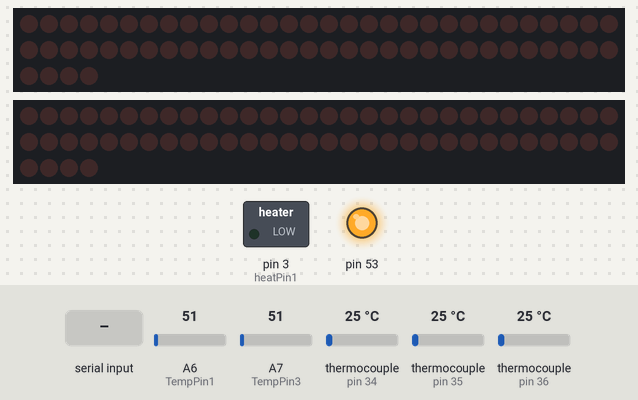
This program was run on a simulated Arduino Mega 2560, built with avr-gcc and run on an emulated ATmega2560. Shown: 2 × 64 shift-register outputs drawn as a row of LEDs (first output left, lit = HIGH), switched loads named in the program (green lamp = pin HIGH), output pins drawn as LEDs (lit = HIGH). Wiring (inferred from the names in the program): 3 × MAX31855 thermocouple converter: CS pin 36 / CS pin 34 / CS pin 35; 2 × 8 × shift register (74HC595): latch pin 4 / latch pin 5. Wiring (inferred from the signals the program sends): 2 × row of LEDs: on Q0, Q1, Q2, Q3, Q4, Q5, Q6, Q7, Q8, Q9, Q10, Q11, Q12, Q13, Q14, Q15, Q16, Q17, Q18, Q19, Q20, Q21, Q22, Q23, Q24, Q25, Q26, Q27, Q28, Q29, Q30, Q31, Q32, Q33, Q34, Q35, Q36, Q37, Q38, Q39, Q40, Q41, Q42, Q43, Q44, Q45, Q46, Q47, Q48, Q49, Q50, Q51, Q52, Q53, Q54, Q55, Q56, Q57, Q58, Q59, Q60, Q61, Q62, Q63 / on Q0, Q1, Q2, Q3, Q4, Q5, Q6, Q7, Q8, Q9, Q10, Q11, Q12, Q13, Q14, Q15, Q16, Q17, Q18, Q19, Q20, Q21, Q22, Q23, Q24, Q25, Q26, Q27, Q28, Q29, Q30, Q31, Q32, Q33, Q34, Q35, Q36, Q37, Q38, Q39, Q40, Q41, Q42, Q43, Q44, Q45, Q46, Q47, Q48, Q49, Q50, Q51, Q52, Q53, Q54, Q55, Q56, Q57, Q58, Q59, Q60, Q61, Q62, Q63. Dashed ring = blinking. The test bench sets the inputs (shaded band); at power-on: A6 (TempPin1) = 51, A7 (TempPin3) = 51, thermocouple (sensors on pin 36, pin 34, pin 35) 25 °C. Pins used as bus, display or sensor lines are not drawn; what the program prints to the serial monitor is not drawn.

Above: at 1.2 s.
1.3 s: "H90\n" received over Serial
At 2.17 s:
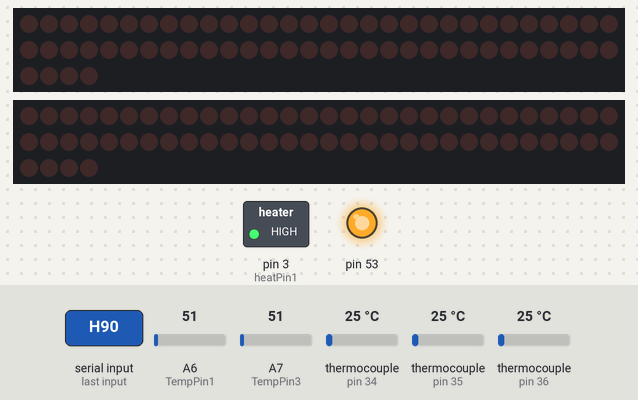
4.3 s: A6 (TempPin1) set to 57
At 4.3 s:
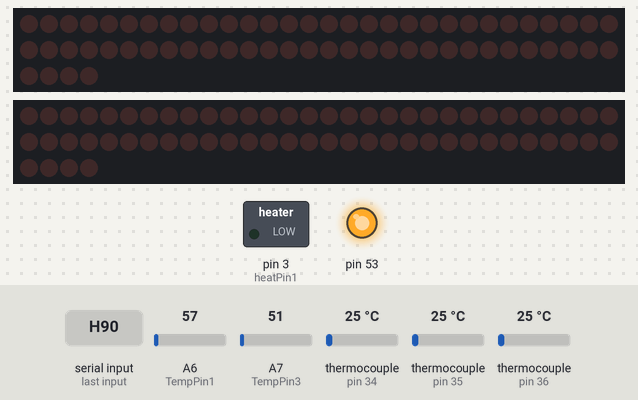
7.3 s: A7 (TempPin3) set to 57
14.8 s: thermocouple (sensor on pin 36) set to 94 °C
17.8 s: thermocouple (sensor on pin 36) set to 105 °C
Timing chart, 0 to 20.8 s (numbered marks = the images above; inputs shaded):
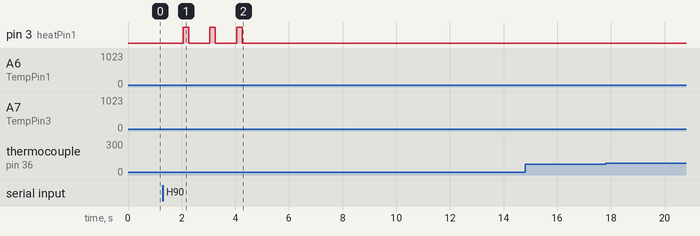

The program:

main.cpp
```cpp
#include <Definitions.h>
#include <Thermocouples.h>
#include <Heaters.h>
#include <PlateSensors.h>

Thermocouples thermocouples;
Heaters heaters;
PlateSensors plateSensors;

float* plateTemps;
TC_Data* deviceTemps;
volatile unsigned long lastReadTime = 0;
volatile unsigned long comTime = 100;
volatile unsigned long lastComTime = 50;
volatile unsigned long readTime = 0;
volatile boolean boolArray[100];
volatile float realArray[100];
String textArray[100];
volatile boolean limitArray[10];

void(*resetFunc) (void) = 0; //declare reset function @ address 0

void readInputs();
void sendComs_v2();
void serialEvent();

void setup(){
  Serial.begin(38400);
  thermocouples.Init();
  plateSensors.Init();
  heaters.Init();
  for(int i=0;i<100;i++){
    realArray[i]=0;
  }

  for(int i=0;i<100;i++){
    boolArray[i]=0;
  }

}

void loop(){
  readInputs();
  heaters.SetDutyCycle(plateSensors.GetTemp(0),plateSensors.GetTemp(1),plateSensors.GetTemp(2));
  heaters.SetOutputs();
  sendComs_v2();
}

void readInputs(){
  	if (millis() >= (lastReadTime + readTime)) {
        lastReadTime = lastReadTime + readTime;
        plateSensors.Read();
        thermocouples.Read();
        boolArray[0] = false;
        boolArray[1] = digitalRead(heatPin1);
        boolArray[2] = digitalRead(heatPin2);
        boolArray[3] = digitalRead(heatPin3);
        boolArray[4] = false;

        deviceTemps=thermocouples.GetAllTemp();
        realArray[0] = (*(deviceTemps+0)).Temperature;
        realArray[1] = (*(deviceTemps+1)).Temperature;//T2
        realArray[2] = (*(deviceTemps+2)).Temperature;//T1
        realArray[3] = (*(deviceTemps+3)).Temperature;;//T3
        realArray[4] = 0;
        realArray[5] = 0;
        realArray[6]=plateSensors.GetTemp(0);
        realArray[7]=plateSensors.GetTemp(1);
        realArray[8]=plateSensors.GetTemp(2);
        //plateTemps=plateSensors.GetAllTemp();
        //realArray[6] = *(plateTemps+0); //T1
        //realArray[7] = *(plateTemps+1); //T3
        //realArray[8] = *(plateTemps+2); //T2
        realArray[10] = heaters.GetSetpoint();
        realArray[11] = 0;
    }
}

void sendComs_v2() {
	if (millis() >= (lastComTime + comTime)) {
		lastComTime = lastComTime + comTime;
    String buffer = "";
    for (int x = 0; x <= 12; x++) {
      buffer += "[R" + (String)x + "]{" + (String)realArray[x] + "}";
    }
    for (int x = 0; x <= 4; x++) {
      buffer += "[B" + (String)x + "]{" + (String)boolArray[x] + "}";
    }
    Serial.println(buffer);
  }

	/*if (millis() >= (lastEEpromTime + eepromDelay)) {
		lastEEpromTime = millis();
		runningTest.elapsed = burnInTimeMillis;
		runningTest.is150 = is150on;
		runningTest.running = boolArray[0];
		EEPROM_write(0, runningTest);
	}*/
}

void serialEvent() {
	byte inByte1 = 0;
	word buff = 0;
	while (Serial.available()) {
		inByte1 = (byte)Serial.read();
   if ((char)inByte1 == 'R') {
			Serial.println("[T]{Resetting Device}");
			delay(1000);
			resetFunc();
		}else if (((char)inByte1 == 'H')) {
      if(!heaters.Running()){
        heaters.StartHeating();
        Serial.println("[T]{Setting Temperature to " + String(heaters.GetSetpoint()) + "}");
      }else{
        heaters.StopHeating();
        Serial.println("[T]{Setting Temperature to 0}");
      }
		} else if(((char)inByte1=='U')){
        int th = ((char)Serial.read()) - '0';         //2
        int tt = ((char)Serial.read()) - '0';		  //3
        int to = ((char)Serial.read()) - '0';		  //4
        int newTemp= (th * 100) + (tt * 10) + to;
        heaters.ChangeSetPoint(newTemp);
        Serial.println("[T]{SetPoint Changed to " + String(newTemp) + "}");
    }
	}
}
```

Definitions.h
```cpp
#pragma once
#include <Arduino.h>
#include <EEPROM.h>
#include <SPI.h>
#include "PlayingWithFusion_MAX31855_Wcorr.h"
#include "PlayingWithFusion_MAX31855_STRUCT_corr.h"
#include "avr/pgmspace.h"

#define ExternalFactor (double)0.25
#define InternalFactor (double)0.0625


#define CS0_PIN (int8_t)33 //T4
#define CS1_PIN (int8_t)34 //T2
#define CS2_PIN (int8_t)35 //T1
#define CS3_PIN (int8_t)36 //T3
#define K_type 1

#define outputPeriod 1000
#define HeaterCount 3
#define heatPin1 3
#define heatPin2 4
#define heatPin3 5
#define led150Pin 6
#define TempPin1 A6
#define TempPin2 A8
#define TempPin3 A7
#define tempHLimit 100
#define tempLLimit 0
#define tempDeviation 10  //% error allowed
#define tempOffset (0)
#define Kp 20
#define Ki 0.1
#define Kd 0
#define maxDuty 100
#define hiDuty 98
#define lowDuty 2
#define readDelay 0
#define dutyTime 500
#define runTime 50

template <class T> int EEPROM_write(int addr, const T& value) {
    const byte* p = (const byte*)(const void*)&value;
    int newAddr;
    for (newAddr = 0; newAddr < sizeof(value); newAddr++) {
        EEPROM.write(addr++, *p++);
    }
    return newAddr;
}//End write any value/type

template <class T> int EEPROM_read(int addr, T& value) {
    byte* p = (byte*)(void*)&value;
    int newAddr;
    for (newAddr = 0; newAddr < sizeof(value); newAddr++)
        *p++ = EEPROM.read(addr++);
    return newAddr;
}//End read any value/type
```

Heaters.h
```cpp
#pragma once
#include <Definitions.h>


class Heaters{
public:
    Heaters(){}
    Heaters(const int& setPoint);
    void ChangeSetPoint(const int& setPoint);
    int GetSetpoint();
    void StartHeating();
    void StopHeating();
    void SetDutyCycle(const int &t1,const int &t2,const int &t3);
    void SetOutputs();
    bool Running();
    void Init();
private:
    volatile float tempSP = 0;
    volatile float tempSetpoint = 25;
    volatile unsigned long lastDutyTime = 525;
    volatile unsigned long lastRunTime = 50;
    volatile unsigned long lastOutputTime = 50;
    bool running=false;

    volatile int heaterDuty1 = 100;
    volatile float Duty1 = 100.0;
    volatile float pTerm1 = 0.0;
    volatile float err1 = 0.0;
    volatile float iTerm1 = 0.0;
    volatile float dTerm1 = 0.0;
    volatile float lastErr1 = 0.0;
    volatile int heaterDuty2 = 100;
    volatile float Duty2 = 100.0;
    volatile float pTerm2 = 0.0;
    volatile float err2 = 0.0;
    volatile float iTerm2 = 0.0;
    volatile float dTerm2 = 0.0;
    volatile float lastErr2 = 0.0;
    volatile int heaterDuty3 = 100;
    volatile float Duty3 = 100.0;
    volatile float pTerm3 = 0.0;
    volatile float err3 = 0.0;
    volatile float iTerm3 = 0.0;
    volatile float dTerm3 = 0.0;
    volatile float lastErr3 = 0.0;
    volatile float Temp1 = tempSP;
    volatile float Temp2 = tempSP;
    volatile float Temp3 = tempSP;
    volatile boolean tempsOK = false;
    volatile boolean firstRun = true;


};
```

PlateSensors.h
```cpp
#pragma once
#include <Definitions.h>

class PlateSensors{
public:
    PlateSensors();
    void Init();
    void Read();
    float GetTemp(const int &temp);
    float* GetAllTemp();
private:
    volatile float fWeight=0.1;
    float temperatures[3]={0,0,0};
    uint8_t tempPins[3]={A6,A8,A7};
    volatile float tempSP = 0;
    volatile float TempSetPoint;
    volatile float aValue=1024;
};
```

PlayingWithFusion_MAX31855_STRUCT_corr.h
```cpp
// (licence header left out)
#ifndef PWF_MAX31855_STRUCT_H
#define PWF_MAX31855_STRUCT_H

#include "avr/pgmspace.h"

struct var_max31855{
    int16_t  value;			// TC temperature, 0.25 dec C/bit w/ sign
    int16_t  ref_jcn_temp;	// temp of chip ref jcn, 0.0625 deg C/bit +sign
    uint8_t  status;		// TC status - valid/invalid + fault reason
	uint8_t  tc_type;		// Thermocouple type... 0=unk, 1=K, 2=J, 3=T
	float    Tcorr;			// Corrected TC temperature, based in NIST tables
};


#endif /* PWF_MAX31855_STRUCT_H */
```

PlayingWithFusion_MAX31855_Wcorr.h
```cpp
// (licence header left out)
#ifndef PWF_MAX31855_1_h
#define PWF_MAX31855_1_h

#include "Arduino.h"			// use "WProgram.h" for IDE <1.0
#include "avr/pgmspace.h"
#include "util/delay.h"
#include "stdlib.h"
#include "PlayingWithFusion_MAX31855_STRUCT_corr.h"
#include "SPI.h"

class PWFusion_MAX31855_TC
{
 public:
  PWFusion_MAX31855_TC(int8_t CSx);
  PWFusion_MAX31855_TC();
  void SPIbus_Init(void);
  void MAX31855_update(struct var_max31855 *tc_ptr);
  float TCcorrection(uint8_t tc_type, int16_t _tc_value, int16_t _ref_jct_tmp);

 private:
  int8_t _cs;
  uint32_t spiread_32bits(void);
};

#endif
```

Thermocouple.h
```cpp
#pragma once
#include <Definitions.h>


struct TC_Data{
    float Temperature;
    float ReferenceTemp;
    String Status;
    TC_Data(){
        this->Temperature=0;
        this->ReferenceTemp=0;
        this->Status="";
    }

    TC_Data& operator=(const TC_Data &rhs){
        this->Temperature=rhs.Temperature;
        this->ReferenceTemp=rhs.ReferenceTemp;
        this->Status=rhs.Status;
        return *this;
    }
};

class Thermocouple{
public:
    Thermocouple(){};
    Thermocouple(int8_t tc);
    void Init();
    const TC_Data& Read();
    const TC_Data& GetTemp();
private:
    TC_Data data;
    struct var_max31855 TC_CH;
    struct var_max31855 *ptr;
    PWFusion_MAX31855_TC  thermocouple;
};
```

Thermocouples.h
```cpp
#pragma once
#include <Definitions.h>
#include <Thermocouple.h>


#define ExternalFactor (double)0.25
#define InternalFactor (double)0.0625
#define K_type 1

class Thermocouples{
public:
    Thermocouples(){}
    void Init();
    void Read();
    const TC_Data& GetTemp(int tc);
    TC_Data* GetAllTemp();
private:
    Thermocouple thermocouples[4];
    TC_Data data[4];
};
```

Heaters.cpp
```cpp
#include <Heaters.h>

Heaters::Heaters(const int &setPoint){
	this->tempSetpoint=setPoint;
	this->tempSP=0;
}

bool Heaters::Running(){
	return this->running;
}

int Heaters::GetSetpoint(){
	return (int)this->tempSetpoint;
}

void Heaters::ChangeSetPoint(const int &setPoint){
	this->tempSetpoint=setPoint;
}

void Heaters::StartHeating(){
	this->tempSP=this->tempSetpoint;
	this->running=true;
}

void Heaters::StopHeating(){
	this->tempSP=0;
	this->running=false;
}

void Heaters::Init(){
    pinMode(heatPin1, OUTPUT);  digitalWrite(heatPin1, LOW);
	pinMode(heatPin2, OUTPUT);  digitalWrite(heatPin2, LOW);
	pinMode(heatPin3, OUTPUT);  digitalWrite(heatPin3, LOW);
	this->tempSP=0;
	this->heaterDuty1 = 100;
	this->Duty1 = 100.0;
	this->pTerm1 = 0.0;
	this->err1 = 0.0;
	this->iTerm1 = 0.0;
	this->dTerm1 = 0.0;
	this->lastErr1 = 0.0;
	this->heaterDuty2 = 100;
	this->Duty2 = 100.0;
	this->pTerm2 = 0.0;
	this->err2 = 0.0;
	this->iTerm2 = 0.0;
	this->dTerm2 = 0.0;
	this->lastErr2 = 0.0;
	this->heaterDuty3 = 100;
	this->Duty3 = 100.0;
	this->pTerm3 = 0.0;
	this->err3 = 0.0;
	this->iTerm3 = 0.0;
	this->dTerm3 = 0.0;
	this->lastErr3 = 0.0;
}

void Heaters::SetDutyCycle(const int &t1,const int &t2,const int &t3){
	this->Temp1=t1;
	this->Temp2=t2;
	this->Temp3=t3;

	if (firstRun) {
		lastErr1 = err1;
		err1 = tempSP - Temp1;
		lastErr2 = err2;
		err2 = tempSP - Temp2;
		lastErr3 = err3;
		err3 = tempSP - Temp3;
		firstRun = false;
	}
	if (millis() >= (lastDutyTime + dutyTime)) {
		lastDutyTime = lastDutyTime + dutyTime;
		lastErr1 = err1;
		err1 = tempSP - Temp1;

		lastErr2 = err2;
		err2 = tempSP - Temp2;
		lastErr3 = err3;
		err3 = tempSP - Temp3;
		if ((abs(err1) * 100 / tempSetpoint < tempDeviation) && (abs(err2) * 100 / tempSetpoint < tempDeviation) && (abs(err3) * 100 / tempSetpoint < tempDeviation)) {
			tempsOK = true;
		} else {
			tempsOK = false;
		}

		iTerm1 = iTerm1 + err1 * Ki; if (iTerm1 > 100.0) {
			iTerm1 = 100.0;
		} else if (iTerm1 < 0) {
			iTerm1 = 0;
		}
		iTerm2 = iTerm2 + err2 * Ki; if (iTerm2 > 100.0) {
			iTerm2 = 100.0;
		} else if (iTerm2 < 0) {
			iTerm2 = 0;
		}
		iTerm3 = iTerm3 + err3 * Ki; if (iTerm3 > 100.0) {
			iTerm3 = 100.0;
		} else if (iTerm3 < 0) {
			iTerm3 = 0;
		}
		pTerm1 = Kp * err1; pTerm2 = Kp * err2; pTerm3 = Kp * err3;
		dTerm1 = dTerm1 + ((Kd * (err1 - lastErr1)) - dTerm1) * 0.05;
		dTerm2 = dTerm2 + ((Kd * (err2 - lastErr2)) - dTerm2) * 0.05;
		dTerm3 = dTerm3 + ((Kd * (err3 - lastErr3)) - dTerm3) * 0.05;
		Duty1 = pTerm1 + iTerm1 + dTerm1; if (Duty1 > 100.0) {
			Duty1 = 100.0;
		} else if (Duty1 < 0.0) {
			Duty1 = 0.0;
		}
		Duty2 = pTerm2 + iTerm2 + dTerm2; if (Duty2 > 100.0) {
			Duty2 = 100.0;
		} else if (Duty2 < 0.0) {
			Duty2 = 0.0;
		}
		Duty3 = pTerm3 + iTerm3 + dTerm3; if (Duty3 > 100.0) {
			Duty3 = 100.0;
		} else if (Duty3 < 0.0) {
			Duty3 = 0.0;
		}

		if (Temp1 > tempHLimit) {
			heaterDuty1 = 0;
		} else if (Temp1 < tempLLimit) {
			heaterDuty1 = maxDuty;
		} else if (Temp1 < tempHLimit) {
			heaterDuty1 = (int(Duty1) * maxDuty) / 100;
			if ((heaterDuty1 > hiDuty) || (heaterDuty1 > maxDuty)) {
				heaterDuty1 = maxDuty;
			} else if (heaterDuty1 < lowDuty) {
				heaterDuty1 = 0;
			}
		}
		if (Temp2 > tempHLimit) {
			heaterDuty2 = 0;
		} else if (Temp2 < tempLLimit) {
			heaterDuty2 = maxDuty;
		} else if (Temp2 < tempHLimit) {
			heaterDuty2 = (int(Duty2) * maxDuty) / 100;
			if ((heaterDuty1 > hiDuty) || (heaterDuty2 > maxDuty)) {
				heaterDuty2 = maxDuty;
			} else if (heaterDuty2 < lowDuty) {
				heaterDuty2 = 0;
			}
		}
		if (Temp3 > tempHLimit) {
			heaterDuty3 = 0;
		} else if (Temp3 < tempLLimit) {
			heaterDuty3 = maxDuty;
		} else if (Temp3 < tempHLimit) {
			heaterDuty3 = (int(Duty3) * maxDuty) / 100;
			if ((heaterDuty3 > hiDuty) || (heaterDuty3 > maxDuty)) {
				heaterDuty3 = maxDuty;
			} else if (heaterDuty3 < lowDuty) {
				heaterDuty3 = 0;
			}
		}
	}
}

void Heaters::SetOutputs(){
	if (millis() >= (lastRunTime + runTime)) {
		lastRunTime = lastRunTime + runTime;
		if (millis() >= (lastOutputTime + outputPeriod)) {
			lastOutputTime = lastOutputTime + outputPeriod;
			if (heaterDuty1 > 0) {
				digitalWrite(heatPin1, HIGH);
			} else {
				digitalWrite(heatPin1, LOW);
			}
			if (heaterDuty2 > 0) {
				digitalWrite(heatPin2, HIGH);
			} else {
				digitalWrite(heatPin2, LOW);
			}
			if (heaterDuty3 > 0) {
				digitalWrite(heatPin3, HIGH);
			} else {
				digitalWrite(heatPin3, LOW);
			}
		}
		if (millis() >= (lastOutputTime + (outputPeriod / 100) * heaterDuty1)) {
			digitalWrite(heatPin1, LOW);
		}
		if (millis() >= (lastOutputTime + (outputPeriod / 100) * heaterDuty2)) {
			digitalWrite(heatPin2, LOW);
		}
		if (millis() >= (lastOutputTime + (outputPeriod / 100) * heaterDuty3)) {
			digitalWrite(heatPin3, LOW);
		}
	}
}
```

PlateSensors.cpp
```cpp
#include <PlateSensors.h>


PlateSensors::PlateSensors(){

}

void PlateSensors::Init(){
    pinMode(TempPin1, INPUT);
	pinMode(TempPin2, INPUT);
	pinMode(TempPin3, INPUT);

	for(int i=0;i<3;i++){
		switch(i){
			case 0:
				aValue = analogRead(TempPin1);
				break;
			case 1:
				aValue = analogRead(TempPin3);
				break;
			case 2:
				aValue = analogRead(TempPin1);
				break;
			default:
				aValue=0;
				break;
		}

		this->temperatures[i] = (((float)(aValue) * 500.0) / 1024.0);
	}

    /*aValue = analogRead(TempPin1);
	this->temperatures[0] = (((float)(aValue) * 500.0) / 1024.0);

	aValue = analogRead(TempPin2);
	this->temperatures[1] = (((float)(aValue) * 500.0) / 1024.0);

	aValue = analogRead(TempPin3);
	this->temperatures[2] = (((float)(aValue) * 500.0) / 1024.0);*/
}

float PlateSensors::GetTemp(const int &temp){
	return this->temperatures[temp];
}

float* PlateSensors::GetAllTemp(){
	static float values[3];
	values[0]=this->temperatures[0];
	values[1]=this->temperatures[1];
	values[2]=this->temperatures[2];
	return values;
}

void PlateSensors::Read(){
	for(int i=0;i<3;i++){
		switch(i){
			case 0:
				aValue = analogRead(TempPin1);
				break;
			case 1:
				aValue = analogRead(TempPin3);
				break;
			case 2:
				aValue = analogRead(TempPin1);
				break;
			default:
				aValue=0;
				break;
		}
		//delay(readDelay);
		this->temperatures[i] = this->temperatures[i] + ((((float)(aValue) * 500.0) / 1024.0) + tempOffset - this->temperatures[i]) * fWeight;
	}
}
```

Thermocouple.cpp
```cpp
#include <Thermocouple.h>

Thermocouple::Thermocouple(int8_t tc){
    this->thermocouple=PWFusion_MAX31855_TC(tc);
}

void Thermocouple::Init(){
    this->TC_CH.value=0;
    this->TC_CH.ref_jcn_temp=0;
    this->TC_CH.status=0;
    this->TC_CH.tc_type=K_type;
    this->TC_CH.Tcorr=0;
}

const TC_Data& Thermocouple::GetTemp(){
    return this->data;
}

const TC_Data& Thermocouple::Read(){
    this->ptr=&this->TC_CH;
    this->thermocouple.MAX31855_update(this->ptr);
    this->data.ReferenceTemp=(double)this->TC_CH.ref_jcn_temp*0.0625;
    this->data.Temperature=(double)this->TC_CH.value*0.25;
    if(0x00==this->TC_CH.status){
        this->data.Status="Okay";
        return this->data;
    }else if(0x01==this->TC_CH.status){
        this->data.Status="OPEN";
        return this->data;
    }else if(0x02==this->TC_CH.status){
        this->data.Status="SHORT TO GND";
        return this->data;
    }else if(0x03==this->TC_CH.status){
        this->data.Status="SHORT TO Vcc";
        return this->data;
    }
    return this->data;
}
```

Thermocouples.cpp
```cpp
#include <Thermocouples.h>

/**************************************************************************
* Circuit:
*    Arduino Uno   Arduino Mega  -->  SEN-30002/3/4
*    MISO: pin 12  MISO: pin 50  -->  SDO (must not be changed for hardware SPI)
*    SCK:  pin 13  SCK:  pin 52  -->  SCLK (must not be changed for hardware SPI)
*    CS3:  pin  7         36     -->  CS3 T3
*    CS2:  pin  8         35     -->  CS2 T1
*    CS1:  pin  9         34     -->  CS1 T2
*    CS0:  pin  10        33     -->  CS0 T4
***************************************************************************/

void Thermocouples::Init(){
      // setup for the the SPI library:
  SPI.begin();                        // begin SPI
  SPI.setDataMode(SPI_MODE1);         // MAX31865 is a Mode 1 device
                                      //    --> clock starts low, read on rising edge
  pinMode(CS0_PIN, OUTPUT);
  pinMode(CS1_PIN, OUTPUT);
  pinMode(CS2_PIN, OUTPUT);
  pinMode(CS3_PIN, OUTPUT);
  this->thermocouples[0]=Thermocouple(CS1_PIN);
  this->thermocouples[1]=Thermocouple(CS2_PIN);
  this->thermocouples[2]=Thermocouple(CS0_PIN);
  this->thermocouples[3]=Thermocouple(CS3_PIN);

  for(int i=0;i<4;i++){
      this->thermocouples[i].Init();
  }

}

void Thermocouples::Read(){
    for(int i=0;i<4;i++){
        this->data[i]=this->thermocouples[i].Read();
    }
}

const TC_Data& Thermocouples::GetTemp(int  tc){
    return this->data[tc];
}

TC_Data* Thermocouples::GetAllTemp(){
    static TC_Data values[4];
    values[0]=this->data[0];
    values[1]=this->data[1];
    values[2]=this->data[2];
    values[3]=this->data[3];
    return values;
}
```

Source omitted: _J_correction.h (data table, 9850 bytes), _T_correction.h (data table, 4629 bytes), thFusion_MAX31855_Wcorr.cpp (8234 bytes)

Measured:
- the behaviour switches between 51 and 52 on A6 (TempPin1) (found by bisection; images 1 and 2)
- after the input at 1.3 s, pin 3 (heatPin1): alternates HIGH for 0.20 s and LOW for 0.80 s, starting after 0.76 s
- after the input at 4.3 s, pin 3 (heatPin1): stops changing and stays LOW
- after the input at 7.3 s, every drawn part: stays the same
- after the input at 14.8 s, every drawn part: stays the same
- after the input at 17.8 s, every drawn part: stays the same
